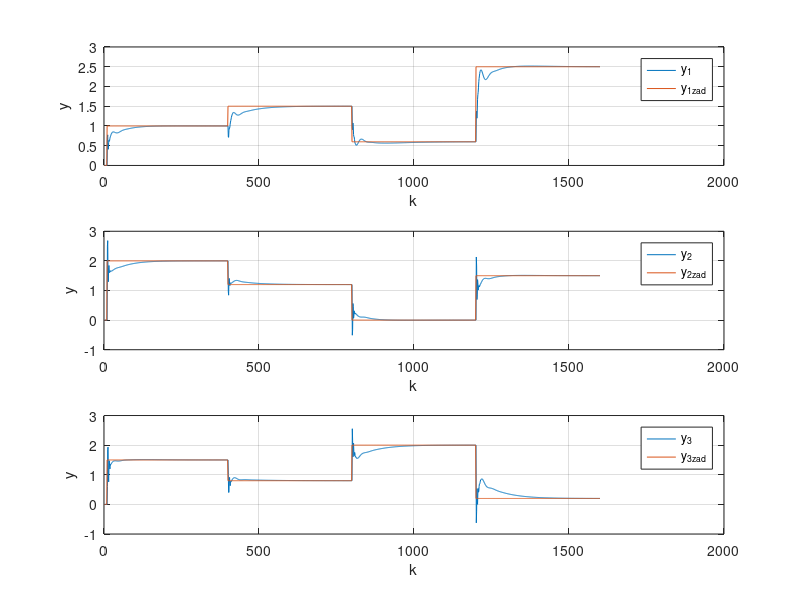

Write the MATLAB code that produced this figure. (Note: this script raises an error after producing the figure.)
addpath('../../../../../../../matlab2tikz-master/src/');
outputFile = 'proj_zadanie5DMC_y.tex';

y1 = dlmread('y1.csv','\t');
y2 = dlmread('y2.csv','\t');
y3 = dlmread('y3.csv','\t');
u1 = dlmread('u1.csv','\t');
u2 = dlmread('u2.csv','\t');
u3 = dlmread('u3.csv','\t');
u4 = dlmread('u4.csv','\t');
y1zad = dlmread('y1_zad.csv','\t');
y2zad = dlmread('y2_zad.csv','\t');
y3zad = dlmread('y3_zad.csv','\t');


% figure(1);
% 
% 
% subplot(4,1, 1);
% plot(u1);
%  ylabel('u_1');
%  xlabel('k');
% grid on;
% 
% subplot(4,1, 2);
% plot(u2);
% ylabel('u_2');
%  xlabel('k');
% grid on;
% 
% subplot(4,1, 3);
% plot(u3);
% ylabel('u_3');
%  xlabel('k');
% grid on;
% 
% subplot(4,1, 4);
% plot(u4);
% ylabel('u_4');
%  xlabel('k');
% grid on;

figure(2);

title('y');

subplot(3,1, 1);
plot(y1);
hold on;
plot(y1zad);
ylabel('y');
xlabel('k');
legend('y_1','y_{1zad}','Location', 'NorthEast');
grid on;
%ylim([0 4]);


subplot(3,1, 2);
plot(y2);
hold on;
plot(y2zad);
ylabel('y');
xlabel('k');
legend('y_2','y_{2zad}','Location', 'NorthEast');
grid on;
%ylim([0 4]);

subplot(3,1, 3);

plot(y3);
hold on;
plot(y3zad);
ylabel('y');
xlabel('k');
legend('y_3','y_{3zad}','Location', 'NorthEast');
grid on;
%ylim([0 4]);


% subplot(,1, 2);
% hold on;
% %stairs(x,u);
% plot(x,u);
% plot(x,u1);
% plot(x,u2);
% plot(x,u3);
% plot(x,u4);
% xlim([min(x) max(x)]);
% %title('u');
% %xlabel('k');
% ylabel('u');
% legend('u', 'Location', 'NorthEast');
% grid on;
% box on;

% subplot(3,1, 3);
% hold on;
% stairs(x,z);
% xlim([min(x) max(x)]);
% %title('z');
% xlabel('k');
% ylabel('z');
% legend('z', 'Location', 'NorthEast');
% grid on;
% box on;

% dwie linijki poni�ej zapewniaj� poprawne ustawienie wykresu w pdf-ie
% oraz pozwalaj� nazwa� wykres pod spodem
%beforeFigure = [sprintf('\\begin{figure}[H] \n\\centering')];
%afterFigure = [sprintf('\\caption{%s}\n\\end{figure}', title)];

matlab2tikz(outputFile, ...
    'showInfo', false, ...
    'encoding', 'UTF-8');
%    'extraCode', beforeFigure, ...
%    'extraCodeAtEnd', afterFigure);
hold off;
%close(1)